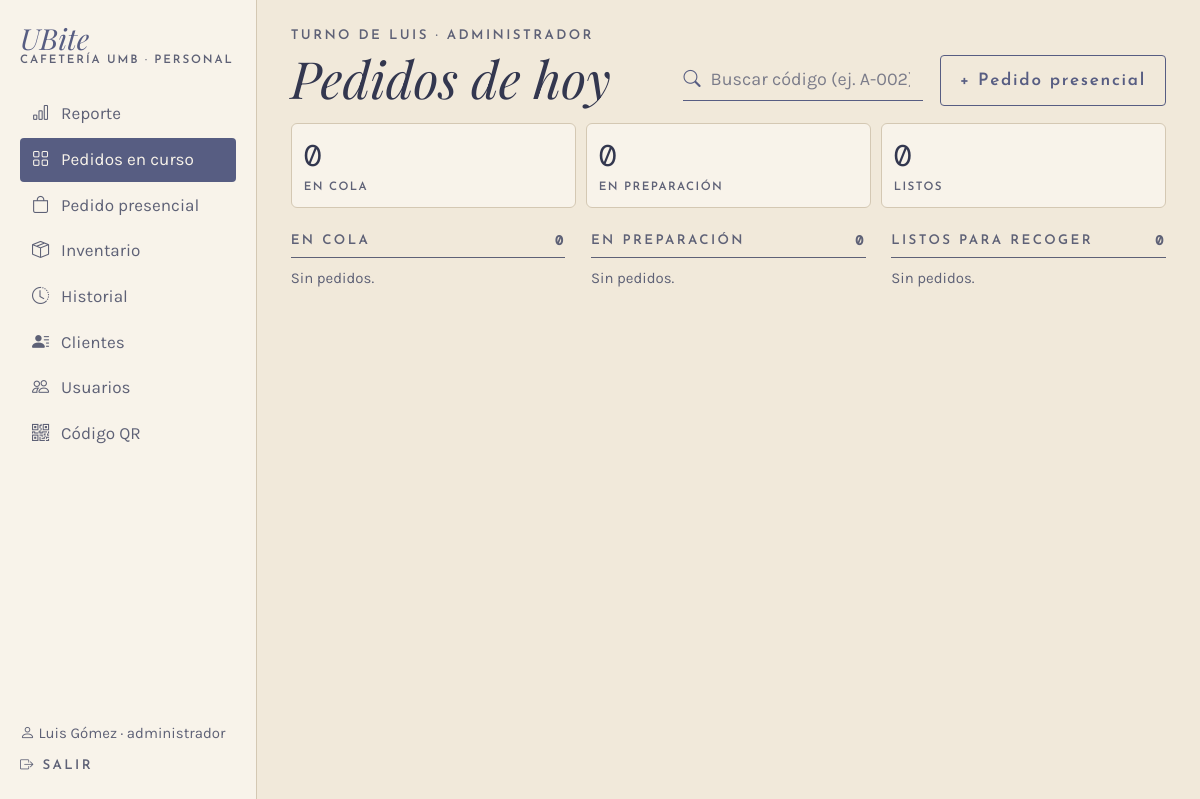
Screenshot of /caja/ (signed in) with the database file from the repository.
### app/models.py (models this page shows, shortened)
class Usuario(UserMixin, db.Model):
    __tablename__ = "usuario"
    __table_args__ = (
        db.CheckConstraint("rol IN ('cajero', 'administrador')", name="ck_usuario_rol"),
    )
    id_usuario = db.Column(db.Integer, primary_key=True, autoincrement=True)
    nombre = db.Column(db.Text, nullable=False)
    rol = db.Column(db.Text, nullable=False)
    username = db.Column(db.Text, nullable=False, unique=True)
    password_hash = db.Column(db.Text, nullable=False)
    activo = db.Column(db.Boolean, nullable=False, default=True)
    @property
    def is_active(self):
        return bool(self.activo)

### app/routes/caja.py (the view)
@bp.route("/")
@rol_requerido(*PERSONAL)
def cola():
    pedidos = servicios.cola_activa()
    columnas = {e: [p for p in pedidos if p.estado == e] for e in servicios.ACTIVOS}
    buscar = request.args.get("buscar", "").strip()
    encontrado = servicios.buscar_pedido(buscar) if buscar else None
    return render_template("caja/cola.html", columnas=columnas, buscar=buscar,
                           encontrado=encontrado)

### app/__init__.py (called while the page is built)
@login_manager.user_loader
def cargar_usuario(id_usuario):
    from .models import Usuario
    u = db.session.get(Usuario, int(id_usuario))
    return u if u is not None and u.activo else None

### app/database.py (called while the page is built)
@event.listens_for(Engine, "begin")
def _iniciar(conexion):
    conexion.exec_driver_sql("BEGIN IMMEDIATE" if _escritura.get() else "BEGIN")

### app/routes/__init__.py (called while the page is built)
def rol_requerido(*roles):
    def decorador(vista):
        @wraps(vista)
        @login_required
        def envoltura(*args, **kwargs):
            if current_user.rol not in roles:
                abort(403)
            return vista(*args, **kwargs)
        return envoltura
    return decorador

def datos_menu():
    if not current_user.is_authenticated:
        return {}
    from flask import request
    admin = current_user.rol == "administrador"
    seccion = request.endpoint
    if seccion and seccion.startswith("inventario."):
        seccion = "inventario.lista"
    elif seccion in ("admin.usuario", "admin.nuevo_usuario", "admin.editar_usuario", "admin.eliminar_usuario"):
        seccion = "admin.usuarios"
    return {"es_admin": admin, "seccion": seccion,
            "menu_personal": MENU_ADMIN if admin else MENU_CAJERO,
            "menu_inferior": INFERIOR_ADMIN if admin else INFERIOR_CAJERO}

### app/routes/cliente.py (called while the page is built)
@bp.app_context_processor
def datos_carrito():
    carrito = session.get("carrito", {})
    return {"unidades_carrito": sum(carrito.values())}

### app/servicios.py (called while the page is built)
def cola_activa():
    pagado = exists().where(Pago.id_pedido == Pedido.id_pedido, Pago.estado == "aprobado")
    return (Pedido.query.filter(Pedido.estado.in_(ACTIVOS))
            .order_by(case((pagado, 0), else_=1), Pedido.fecha_hora).all())

### app/templates/caja/cola.html (shortened to what this page needs)
{% extends "caja/_base.html" %}
{% set titulos = {"en_cola": "En cola", "en_preparacion": "En preparación", "listo": "Listos para recoger"} %}
{% set cortos = {"en_cola": "En cola", "en_preparacion": "En preparación", "listo": "Listos"} %}
{% block panel %}
<div class="d-flex flex-wrap justify-content-between align-items-end gap-3 mb-3">
  <div>
    <p class="etiqueta mb-1">Turno de {{ current_user.nombre.split(' ')[0] }} · {{ current_user.rol }}</p>
    <h1 class="titulo display-5 mb-0">Pedidos de hoy</h1>
  </div>
  <div class="d-flex flex-wrap gap-3 align-items-center">
    <form method="get" class="campo-icono buscador"><i class="bi bi-search"></i>
      <input class="form-control linea-campo" name="buscar" value="{{ buscar }}" placeholder="Buscar código (ej. A-002)">
    </form>
    <a class="btn btn-contorno d-none d-lg-inline-block" href="{{ url_for('caja.presencial') }}">+ Pedido presencial</a>
  </div>
</div>
<div class="resumen-estados mb-4">
  {% for estado, pedidos in columnas.items() %}
  <a href="#col-{{ estado }}" class="tarjeta"><span class="mono fs-3">{{ pedidos|length }}</span><span class="etiqueta">{{ cortos[estado] }}</span></a>
  {% endfor %}
</div>
<div class="row g-4">
  {% for estado, pedidos in columnas.items() %}
  <section class="col-lg-4 columna-cola" id="col-{{ estado }}">
    <h2 class="etiqueta"><span>{{ titulos[estado] }}</span><span class="mono">{{ pedidos|length }}</span></h2>
    {% for p in pedidos %}{{ tarjeta(p) }}{% else %}<p class="small suave">Sin pedidos.</p>{% endfor %}
  </section>
  {% endfor %}
</div>
{% endblock %}

### app/templates/caja/_base.html (shortened to what this page needs)
{% extends "base.html" %}
{% block clase_main %}{{ 'con-lateral' if es_admin }} container-xl py-4 con-barra-inferior{% endblock %}
{% block encabezado %}
{% if es_admin %}
<aside class="lateral d-none d-lg-flex">
  <a class="marca mb-4" href="{{ url_for('admin.reporte') }}"><span class="nombre">UBite</span><span class="sub">Cafetería UMB · Personal</span></a>
  <nav>
    {% for ruta, texto, icono in menu_personal %}
    <a href="{{ url_for(ruta) }}" class="{{ 'activo' if seccion == ruta }}"><i class="bi {{ icono }}"></i>{{ texto }}</a>
    {% endfor %}
  </nav>
  <div class="mt-auto pt-4 small">
    <div class="suave mb-2"><i class="bi bi-person"></i> {{ current_user.nombre }} · {{ current_user.rol }}</div>
    <a href="{{ url_for('auth.salir') }}" class="etiqueta text-decoration-none"><i class="bi bi-box-arrow-right"></i> Salir</a>
  </div>
</aside>
{% endif %}
{% endblock %}
{% block contenido %}
{% block panel %}{% endblock %}
{% endblock %}

### app/static/css/ubite.css (style rules this page uses)
:root { --papel: #F1E9DA; --papel-claro: #F8F3EA; --lavado: #E3DEDA; --linea: #D4C8B3; --tinta: #575D82; --tinta-oscura: #33374F; --tinta-suave: #5E6176; --alerta: #8A3B2E; --f-titulo: "Playfair Display", Georgia, serif; --f-etiqueta: "Josefin Sans", Arial, sans-serif; --f-texto: "Karla", Arial, sans-serif; --f-mono: "DM Mono", "Courier New", monospace; --bs-body-bg: var(--papel); --bs-body-color: var(--tinta-oscura); --bs-body-font-family: var(--f-texto); --bs-border-color: var(--linea); --bs-link-color-rgb: 51, 55, 79; --bs-link-hover-color-rgb: 87, 93, 130; }
html { background: var(--papel); font-size: clamp(16px, 0.55vw + 10.5px, 20px); }
body { min-height: 100vh; background: var(--papel); color: var(--tinta-oscura); font-family: var(--f-texto); }
.titulo { font-family: var(--f-titulo); font-style: italic; font-weight: 400; color: var(--tinta-oscura); line-height: 1.1; }
.etiqueta { font-family: var(--f-etiqueta); font-weight: 600; font-size: .78rem; letter-spacing: .18em; text-transform: uppercase; color: var(--tinta-suave); }
.mono { font-family: var(--f-mono); }
.suave { color: var(--tinta-suave); }
.marca { text-decoration: none; display: inline-block; line-height: 1; }
.marca .nombre { font-family: var(--f-titulo); font-style: italic; font-size: 1.7rem; color: var(--tinta); }
.marca .sub { display: block; margin-top: 2px; font-family: var(--f-etiqueta); font-weight: 600; font-size: .68rem; letter-spacing: .16em; text-transform: uppercase; color: var(--tinta-suave); }
.btn { font-family: var(--f-etiqueta); font-weight: 600; letter-spacing: .1em; border-radius: 4px; padding: .7rem 1.1rem; }
.btn-contorno { background: transparent; border: 1px solid var(--tinta); color: var(--tinta); }
.form-control.linea-campo { background: transparent; border: 0; border-bottom: 1px solid var(--tinta); border-radius: 0; padding-left: 0; font-size: 1.05rem; color: var(--tinta-oscura); }
.campo-icono { display: flex; align-items: center; gap: 10px; border-bottom: 1px solid var(--tinta); }
.campo-icono i { color: var(--tinta); }
.campo-icono .linea-campo { border-bottom: 0; }
.form-control::placeholder { color: var(--tinta-suave); opacity: .8; }
.buscador { min-width: 14rem; }
.tarjeta { display: block; background: var(--papel-claro); border: 1px solid var(--linea); border-radius: 6px; padding: 16px 18px; }
.resumen-estados { display: grid; grid-template-columns: repeat(3, 1fr); gap: 10px; }
.resumen-estados .tarjeta { text-decoration: none; color: var(--tinta-oscura); display: flex; flex-direction: column; padding: 10px 12px; }
.resumen-estados .etiqueta { font-size: .68rem; letter-spacing: .12em; }
.columna-cola h2 { border-bottom: 1.5px solid var(--tinta-suave); padding-bottom: 8px; display: flex; justify-content: space-between; }
.lateral { position: fixed; top: 0; bottom: 0; left: 0; width: 15rem; z-index: 30; flex-direction: column; padding: 24px 20px; background: var(--papel-claro); border-right: 1px solid var(--linea); overflow-y: auto; }
.lateral nav, .lateral-links { display: flex; flex-direction: column; gap: 2px; }
.lateral nav a, .lateral-links a { display: flex; align-items: center; gap: 12px; padding: 9px 12px; border-radius: 4px; color: var(--tinta-suave); text-decoration: none; }
.lateral nav a.activo, .lateral-links a.activo { background: var(--tinta); color: var(--papel-claro); }

### rows the page displays
Usuario: nombre "Luis Gómez", rol "administrador", nombre "LUIS", rol "ADMINISTRADOR"

### other values shown
{{ texto }} "Reporte" "Pedidos en curso" "Pedido presencial" "Inventario" "Historial" "Clientes" "Usuarios" "Código QR"
{{ pedidos|length }} "0" "0" "0"
{{ cortos[estado] }} "EN COLA" "EN PREPARACIÓN" "LISTOS"
{{ titulos[estado] }} "EN COLA" "EN PREPARACIÓN" "LISTOS PARA RECOGER"
